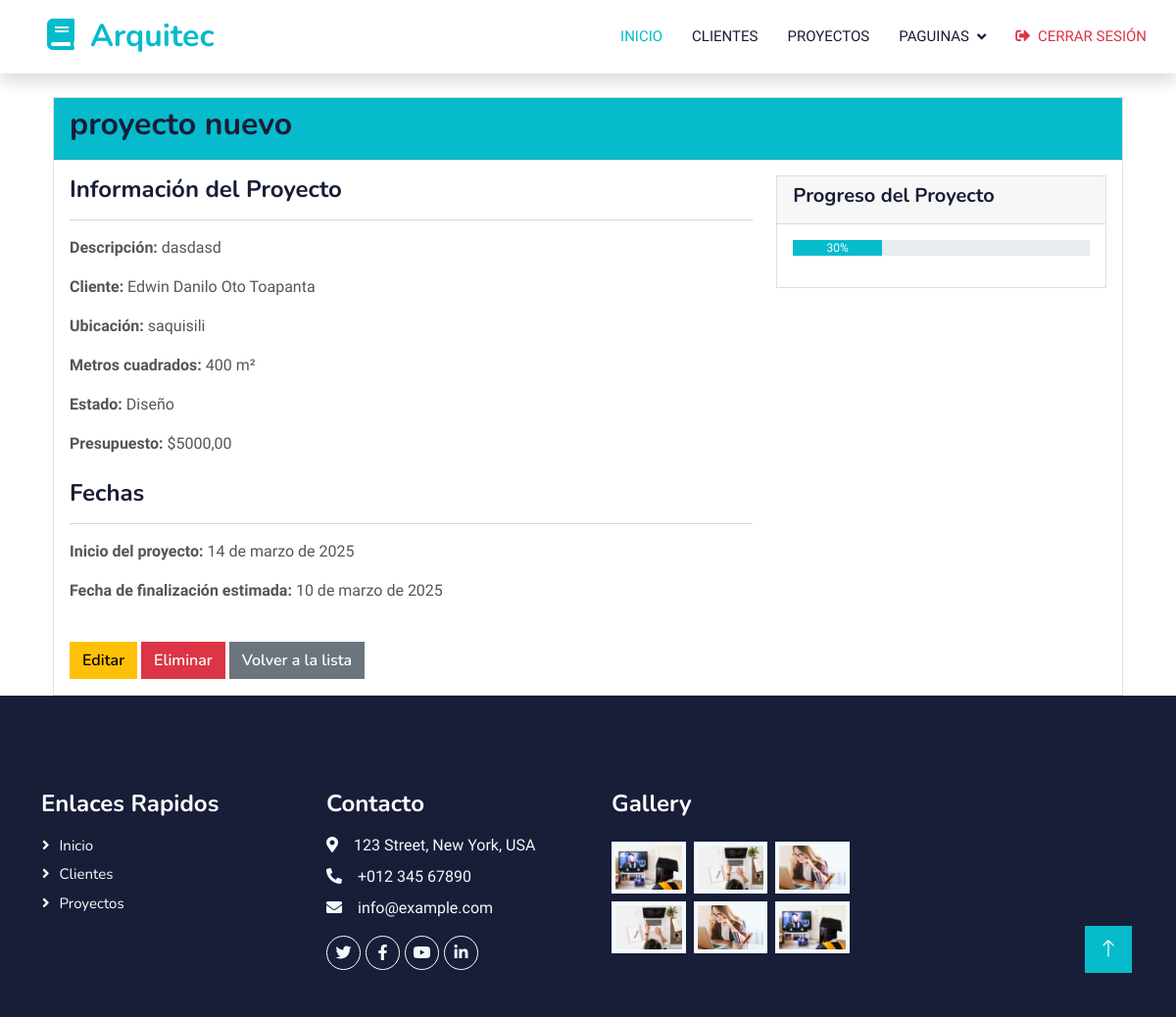
The page /proyectos/2/ on the database its author committed.
### Aplicaciones/Funcion/models.py (models this page shows, shortened)
class Proyecto(models.Model):
    ESTADO_CHOICES = [
        ('planificacion', 'Planificación'),
        ('diseno', 'Diseño'),
        ('construccion', 'Construcción'),
        ('terminado', 'Terminado'),
        ('pausado', 'Pausado'),
    ]
    nombre = models.CharField(max_length=200)
    descripcion = models.TextField()
    cliente = models.ForeignKey('Cliente', on_delete=models.CASCADE, related_name='proyectos')
    fecha_inicio = models.DateField()
    fecha_fin_estimada = models.DateField()
    fecha_fin_real = models.DateField(null=True, blank=True)
    presupuesto = models.DecimalField(max_digits=10, decimal_places=2)
    estado = models.CharField(max_length=20, choices=ESTADO_CHOICES, default='planificacion')
    ubicacion = models.CharField(max_length=255)
    metros_cuadrados = models.IntegerField()
    fecha_creacion = models.DateTimeField(default=timezone.now)
    fecha_actualizacion = models.DateTimeField(auto_now=True)
    def esta_retrasado(self):
        if not self.fecha_fin_real and self.fecha_fin_estimada < timezone.now().date():
            return True
        return False
    def porcentaje_completado(self):
        if self.estado == 'terminado':
            return 100
        elif self.estado == 'planificacion':
            return 10
        elif self.estado == 'diseno':
            return 30
        elif self.estado == 'construccion':
            return 70
        else:
            return 0

class Cliente(models.Model):
    nombre = models.CharField(max_length=100)
    apellido = models.CharField(max_length=100)
    correo = models.EmailField(unique=True)
    telefono = models.CharField(max_length=15)
    direccion = models.TextField(blank=True, null=True)
    fecha_registro = models.DateField(auto_now_add=True)
    def __str__(self):
        return f"{self.nombre} {self.apellido}"

### Aplicaciones/Funcion/views.py (the view)
# urls.py: path('proyectos/<int:pk>/', views.ProyectoDetailView.as_view(), name='proyecto_detail'),
class ProyectoDetailView(DetailView):
    model = Proyecto
    template_name = 'proyecto_detail.html'
    context_object_name = 'proyecto'

### Aplicaciones/Funcion/templates/proyecto_detail.html (shortened to what this page needs)
{% extends 'plantilla.html' %}
{% block contenido %}
<div class="container mt-4">
    <div class="card">
        <div class="card-header bg-primary text-white">
            <h2>{{ proyecto.nombre }}</h2>
        </div>
        <div class="card-body">
            <div class="row">
                <div class="col-md-8">
                    <h4>Información del Proyecto</h4>
                    <hr>
                    <p><strong>Descripción:</strong> {{ proyecto.descripcion }}</p>
                    <p><strong>Cliente:</strong> {{ proyecto.cliente }}</p>
                    <p><strong>Ubicación:</strong> {{ proyecto.ubicacion }}</p>
                    <p><strong>Metros cuadrados:</strong> {{ proyecto.metros_cuadrados }} m²</p>
                    <p><strong>Estado:</strong> {{ proyecto.get_estado_display }}</p>
                    <p><strong>Presupuesto:</strong> ${{ proyecto.presupuesto }}</p>
                    <h4 class="mt-4">Fechas</h4>
                    <hr>
                    <p><strong>Inicio del proyecto:</strong> {{ proyecto.fecha_inicio }}</p>
                    <p><strong>Fecha de finalización estimada:</strong> {{ proyecto.fecha_fin_estimada }}</p>
                </div>
                <div class="col-md-4">
                    <div class="card">
                        <div class="card-header">
                            <h5>Progreso del Proyecto</h5>
                        </div>
                        <div class="card-body">
                            <div class="progress mb-3">
                                <div class="progress-bar" role="progressbar"
                                     style="width: {{ proyecto.porcentaje_completado }}%;"
                                     aria-valuenow="{{ proyecto.porcentaje_completado }}"
                                     aria-valuemin="0" aria-valuemax="100">
                                    {{ proyecto.porcentaje_completado }}%
                                </div>
                            </div>
                        </div>
                    </div>
                </div>
            </div>
            <div class="mt-4">
                <a href="{% url 'proyecto_update' proyecto.pk %}" class="btn btn-warning">Editar</a>
                <a href="{% url 'proyecto_delete' proyecto.pk %}" class="btn btn-danger">Eliminar</a>
                <a href="{% url 'proyecto_list' %}" class="btn btn-secondary">Volver a la lista</a>
            </div>
        </div>
    </div>
</div>
{% endblock %}

### Arquitectura/static/plantilla/css/style.css (style rules this page uses)
:root { --primary: #06BBCC; --light: #F0FBFC; --dark: #181d38; }
.btn { font-family: 'Nunito', sans-serif; font-weight: 600; transition: .5s; }
.btn.btn-primary, .btn.btn-secondary { color: #FFFFFF; }

### rows shown on the page
Proyecto: nombre "proyecto nuevo", descripcion "dasdasd", cliente "Edwin Danilo Oto Toapanta", ubicacion "saquisili", metros_cuadrados "400", estado "Diseño", presupuesto "5000,00", fecha_inicio "14 de marzo de 2025", fecha_fin_estimada "10 de marzo de 2025", porcentaje_completado "30"
